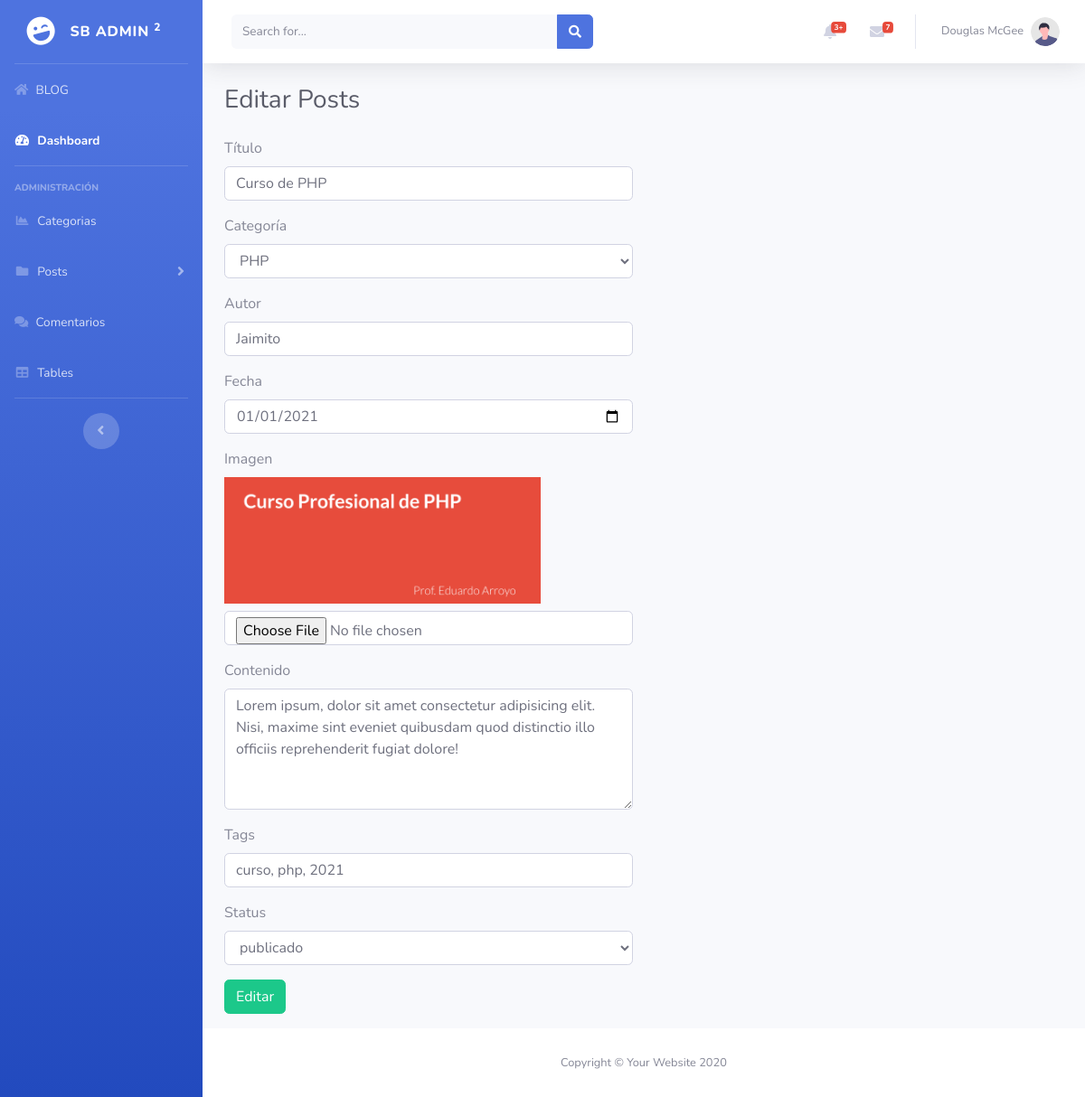
Screenshot of /admin/index.php?posts_edit=1 (signed in) with the database file from the repository.
### tables this page shows
CREATE TABLE `posts` (
  `post_id` int(10) UNSIGNED NOT NULL,
  `post_cat_id` int(10) NOT NULL,
  `post_titulo` varchar(255) NOT NULL,
  `post_autor` varchar(30) NOT NULL,
  `post_fecha` date NOT NULL,
  `post_img` text NOT NULL,
  `post_contenido` text NOT NULL,
  `post_tags` varchar(50) DEFAULT NULL,
  `post_vistas` int(11) NOT NULL DEFAULT 0,
  `post_status` varchar(30) NOT NULL
);

### recursos/funciones.php (called while the page is built, shortened)
<?php
    function f_query($sql){
        global $conexion;
        return mysqli_query($conexion,$sql);
    }
    function f_fetch_array($resultado){
        return mysqli_fetch_array($resultado);
    }
    function f_escape_string($string){
        global $conexion;
        return mysqli_real_escape_string($conexion, $string);
    }
?>

### recursos/plantillas/back/posts_edit.php (the view, shortened to what this page needs)
<?php
    if(isset($_GET['posts_edit'])){
        $post_id = f_escape_string(trim($_GET['posts_edit']));
        $query = f_query("SELECT * FROM posts WHERE post_id = {$post_id}");
        $fila = f_fetch_array($query);
    }
?>
<div class="d-sm-flex align-items-center justify-content-between mb-4">
    <h1 class="h3 mb-0 text-gray-800">Editar Posts</h1>
</div>
<div class="row">
    <div class="col-md-6">
        <form action="" method="post" enctype="multipart/form-data">
            <div class="form-group">
                <label for="">Título</label>
                <input
                    type="text"
                    class="form-control"
                    name="post_titulo"
                    value="<?php echo $fila['post_titulo']; ?>"
                >
            </div>
            <div class="form-group">
                <label for="">Categoría</label>
                <select name="post_cat_id" id="" class="form-control">
                    <?php
                        $query = f_query("SELECT * FROM categorias");
                        while($fila_categoria = f_fetch_array($query)){
                            $cat_id = f_escape_string(trim($fila_categoria['cat_id']));
                            $cat_nombre = f_escape_string(trim($fila_categoria['cat_nombre']));
                            if($cat_id == $fila['post_cat_id']){
                                echo "<option value='{$cat_id}' selected>{$cat_nombre}</option>";
                            }
                            else{
                                echo "<option value='{$cat_id}'>{$cat_nombre}</option>";
                            }
                        }
                    ?>
                </select>
            </div>
            <div class="form-group">
                <label for="">Autor</label>
                <input
                    type="text"
                    class="form-control"
                    name="post_autor"
                    value="<?php echo $fila['post_autor']; ?>"
                >
            </div>
            <div class="form-group">
                <label for="">Fecha</label>
                <input
                    type="date"
                    class="form-control"
                    name="post_fecha"
                    value="<?php echo $fila['post_fecha']; ?>"
                >
            </div>
            <div class="form-group">
                <label for="">Imagen</label>
                <br>
                <img src="../img/<?php echo $fila['post_img']; ?>" alt="" width="350" class="mb-2">
                <input type="file" class="form-control" name="post_img">
            </div>
            <div class="form-group">
                <label for="">Contenido</label>
                <textarea name="post_contenido" id="" cols="30" rows="5" class="form-control"><?php echo $fila['post_contenido']; ?></textarea>
            </div>
            <div class="form-group">
                <label for="">Tags</label>
                <input
                    type="text"
                    class="form-control"
                    name="post_tags"
                    value="<?php echo $fila['post_tags']; ?>"
                >
            </div>
            <div class="form-group">
                <label for="">Status</label>
                <select name="post_status" id="" class="form-control">
                    <option value="<?php echo $fila['post_status']; ?>" selected><?php echo $fila['post_status']; ?></option>
                </select>
            </div>
            <div class="form-group">
                <input type="submit" class="btn btn-success" name="guardar" value="Editar">
            </div>
        </form>
    </div>
</div>

### rows the page displays
posts: post_titulo "Curso de PHP", post_autor "Jaimito", post_fecha "01/01/2021", post_img (picture), post_contenido "Lorem ipsum, dolor sit amet consectetur adipisicing elit. Nisi, maxime sint eveniet quibusdam quod distinctio illo officiis reprehenderit fugiat dolore!", post_tags "curso, php, 2021", post_status "publicado"

### other values shown
form field post_cat_id "PHP"
